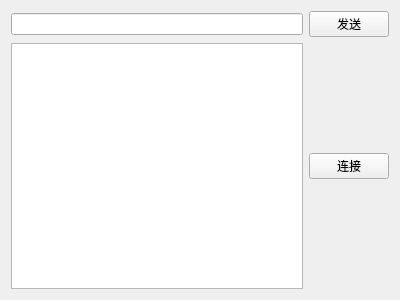
<?xml version="1.0" encoding="UTF-8"?>
<ui version="4.0">
 <class>Widget</class>
 <widget class="QWidget" name="Widget">
  <property name="geometry">
   <rect>
    <x>0</x>
    <y>0</y>
    <width>400</width>
    <height>300</height>
   </rect>
  </property>
  <property name="windowTitle">
   <string>Widget</string>
  </property>
  <layout class="QGridLayout" name="gridLayout">
   <item row="0" column="0">
    <layout class="QHBoxLayout" name="horizontalLayout">
     <item>
      <widget class="QLineEdit" name="lineEdit"/>
     </item>
    </layout>
   </item>
   <item row="0" column="1">
    <widget class="QPushButton" name="pushButton_send">
     <property name="text">
      <string>发送</string>
     </property>
    </widget>
   </item>
   <item row="1" column="0" colspan="2">
    <layout class="QHBoxLayout" name="horizontalLayout_2">
     <item>
      <widget class="QTextBrowser" name="textBrowser"/>
     </item>
     <item>
      <widget class="QPushButton" name="pushButton_conn">
       <property name="text">
        <string>连接</string>
       </property>
      </widget>
     </item>
    </layout>
   </item>
  </layout>
 </widget>
 <layoutdefault spacing="6" margin="11"/>
 <resources/>
 <connections/>
</ui>
